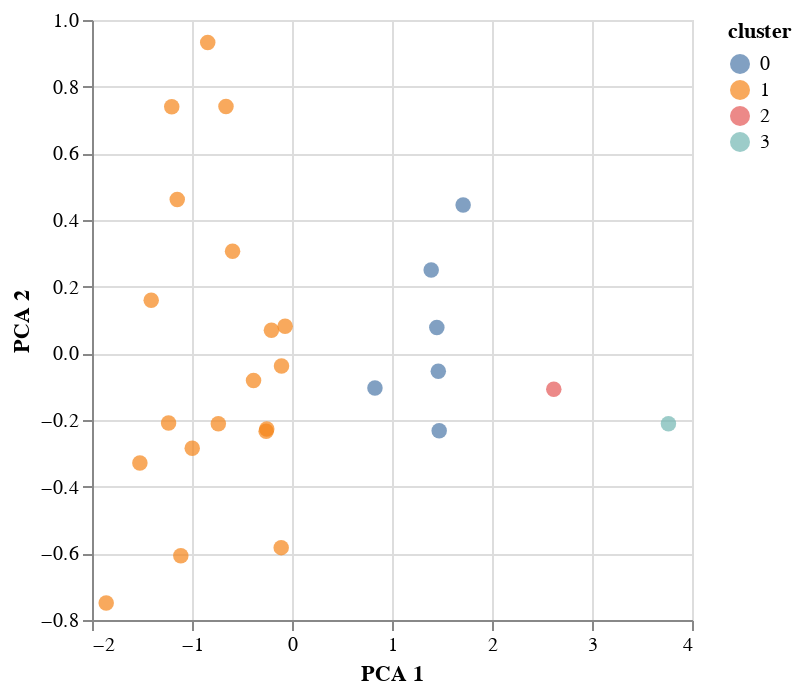

Write notebook code for a chart like this one.
### Code cell
# visualize using altair
import altair as alt

alt.Chart(final_df).mark_circle(size=60).encode(
    x='PCA 1',
    y='PCA 2',
    color='cluster:N',
    tooltip=['Team', 'Gls', 'PCA 1', 'PCA 2', 'Poss', 'cluster']
).interactive()

### Figure 1 — Vega-Lite specification as saved in the notebook (floating-point values rounded to 4 significant figures)
{"config": {"view": {"continuousWidth": 300, "continuousHeight": 300}}, "data": {"name": "data-fd13d165a9d1ff419e1afacdbfde39a7"}, "mark": {"type": "circle", "size": 60}, "encoding": {"color": {"field": "cluster", "type": "nominal"}, "tooltip": [{"field": "Team", "type": "nominal"}, {"field": "Gls", "type": "quantitative"}, {"field": "PCA 1", "type": "quantitative"}, {"field": "PCA 2", "type": "quantitative"}, {"field": "Poss", "type": "quantitative"}, {"field": "cluster", "type": "quantitative"}], "x": {"field": "PCA 1", "type": "quantitative"}, "y": {"field": "PCA 2", "type": "quantitative"}}, "params": [{"name": "param_8", "select": {"type": "interval", "encodings": ["x", "y"]}, "bind": "scales"}], "$schema": "https://vega.github.io/schema/vega-lite/v5.8.0.json", "datasets": {"data-fd13d165a9d1ff419e1afacdbfde39a7": [{"Team": "Arsenal", "index": 0, "Poss": 56.7, "Gls": 62.75, "Ast": 46.5, "PrgC": 839.0, "PrgP": 1874.0, "Gls_Conceded": 46.0, "Ast_Conceded": 31.25, "PrgC_Conceded": 670.8, "PrgP_Conceded": 1253.0, "cluster": 0, "PCA 1": 1.448, "PCA 2": 0.0774}, {"Team": "Aston Villa", "index": 1, "Poss": 46.3, "Gls": 46.0, "Ast": 35.0, "PrgC": 634.0, "PrgP": 1334.0, "Gls_Conceded": 55.5, "Ast_Conceded": 37.0, "PrgC_Conceded": 782.0, "PrgP_Conceded": 1686.0, "cluster": 1, "PCA 1": -0.2587, "PCA 2": -0.2335}, {"Team": "Bournemouth", "index": 2, "Poss": 46.37, "Gls": 46.0, "Ast": 34.33, "PrgC": 680.3, "PrgP": 1406.0, "Gls_Conceded": 64.0, "Ast_Conceded": 45.67, "PrgC_Conceded": 728.0, "PrgP_Conceded": 1670.0, "cluster": 1, "PCA 1": -0.2522, "PCA 2": -0.227}, {"Team": "Brighton", "index": 3, "Poss": 47.35, "Gls": 35.5, "Ast": 24.25, "PrgC": 588.0, "PrgP": 1393.0, "Gls_Conceded": 51.25, "Ast_Conceded": 36.75, "PrgC_Conceded": 758.5, "PrgP_Conceded": 1572.0, "cluster": 1, "PCA 1": -0.5944, "PCA 2": 0.306}, {"Team": "Burnley", "index": 4, "Poss": 42.23, "Gls": 37.75, "Ast": 27.0, "PrgC": 419.5, "PrgP": 1009.0, "Gls_Conceded": 51.25, "Ast_Conceded": 39.25, "PrgC_Conceded": 881.0, "PrgP_Conceded": 1626.0, "cluster": 1, "PCA 1": -0.9978, "PCA 2": -0.285}, {"Team": "Cardiff City", "index": 5, "Poss": 35.4, "Gls": 33.0, "Ast": 20.0, "PrgC": 434.0, "PrgP": 918.0, "Gls_Conceded": 69.0, "Ast_Conceded": 53.0, "PrgC_Conceded": 872.0, "PrgP_Conceded": 1723.0, "cluster": 1, "PCA 1": -1.858, "PCA 2": -0.7491}, {"Team": "Chelsea", "index": 6, "Poss": 59.95, "Gls": 61.5, "Ast": 44.5, "PrgC": 995.2, "PrgP": 1962.0, "Gls_Conceded": 40.25, "Ast_Conceded": 29.5, "PrgC_Conceded": 511.0, "PrgP_Conceded": 1185.0, "cluster": 0, "PCA 1": 1.711, "PCA 2": 0.4448}, {"Team": "Crystal Palace", "index": 7, "Poss": 43.95, "Gls": 40.0, "Ast": 27.0, "PrgC": 655.0, "PrgP": 1280.0, "Gls_Conceded": 54.75, "Ast_Conceded": 39.5, "PrgC_Conceded": 751.5, "PrgP_Conceded": 1779.0, "cluster": 1, "PCA 1": -0.7367, "PCA 2": -0.2114}, {"Team": "Everton", "index": 8, "Poss": 48.1, "Gls": 45.5, "Ast": 31.0, "PrgC": 600.2, "PrgP": 1339.0, "Gls_Conceded": 50.5, "Ast_Conceded": 36.75, "PrgC_Conceded": 716.5, "PrgP_Conceded": 1509.0, "cluster": 1, "PCA 1": -0.1049, "PCA 2": -0.038}, {"Team": "Fulham", "index": 9, "Poss": 49.25, "Gls": 29.5, "Ast": 21.0, "PrgC": 677.5, "PrgP": 1420.0, "Gls_Conceded": 65.5, "Ast_Conceded": 46.5, "PrgC_Conceded": 687.5, "PrgP_Conceded": 1522.0, "cluster": 1, "PCA 1": -0.6601, "PCA 2": 0.7404}, {"Team": "Huddersfield", "index": 10, "Poss": 46.45, "Gls": 23.0, "Ast": 16.0, "PrgC": 614.0, "PrgP": 1229.0, "Gls_Conceded": 66.0, "Ast_Conceded": 48.5, "PrgC_Conceded": 678.0, "PrgP_Conceded": 1630.0, "cluster": 1, "PCA 1": -1.203, "PCA 2": 0.7396}, {"Team": "Leeds United", "index": 11, "Poss": 57.3, "Gls": 60.0, "Ast": 45.0, "PrgC": 811.0, "PrgP": 1633.0, "Gls_Conceded": 52.0, "Ast_Conceded": 36.0, "PrgC_Conceded": 720.0, "PrgP_Conceded": 1201.0, "cluster": 0, "PCA 1": 1.392, "PCA 2": 0.2502}, {"Team": "Leicester City", "index": 12, "Poss": 52.58, "Gls": 57.5, "Ast": 41.25, "PrgC": 703.0, "PrgP": 1471.0, "Gls_Conceded": 48.25, "Ast_Conceded": 34.5, "PrgC_Conceded": 685.8, "PrgP_Conceded": 1398.0, "cluster": 0, "PCA 1": 0.8293, "PCA 2": -0.104}, {"Team": "Liverpool", "index": 13, "Poss": 61.77, "Gls": 79.0, "Ast": 56.25, "PrgC": 923.0, "PrgP": 2060.0, "Gls_Conceded": 33.5, "Ast_Conceded": 22.75, "PrgC_Conceded": 521.2, "PrgP_Conceded": 1018.0, "cluster": 2, "PCA 1": 2.618, "PCA 2": -0.1075}, {"Team": "Manchester City", "index": 14, "Poss": 67.15, "Gls": 94.0, "Ast": 70.0, "PrgC": 1232.0, "PrgP": 2378.0, "Gls_Conceded": 28.25, "Ast_Conceded": 18.25, "PrgC_Conceded": 431.5, "PrgP_Conceded": 791.5, "cluster": 3, "PCA 1": 3.764, "PCA 2": -0.2112}, {"Team": "Manchester Utd", "index": 15, "Poss": 55.23, "Gls": 66.75, "Ast": 46.75, "PrgC": 881.0, "PrgP": 1713.0, "Gls_Conceded": 38.5, "Ast_Conceded": 26.75, "PrgC_Conceded": 687.0, "PrgP_Conceded": 1308.0, "cluster": 0, "PCA 1": 1.472, "PCA 2": -0.2324}, {"Team": "Newcastle Utd", "index": 16, "Poss": 39.98, "Gls": 40.25, "Ast": 29.25, "PrgC": 504.8, "PrgP": 969.2, "Gls_Conceded": 51.5, "Ast_Conceded": 35.75, "PrgC_Conceded": 788.8, "PrgP_Conceded": 1841.0, "cluster": 1, "PCA 1": -1.112, "PCA 2": -0.6074}, {"Team": "Norwich City", "index": 17, "Poss": 49.3, "Gls": 25.0, "Ast": 18.0, "PrgC": 673.0, "PrgP": 1169.0, "Gls_Conceded": 72.0, "Ast_Conceded": 50.0, "PrgC_Conceded": 846.0, "PrgP_Conceded": 1793.0, "cluster": 1, "PCA 1": -0.8428, "PCA 2": 0.9328}, {"Team": "Sheffield Utd", "index": 18, "Poss": 42.4, "Gls": 27.5, "Ast": 19.0, "PrgC": 492.0, "PrgP": 1274.0, "Gls_Conceded": 49.5, "Ast_Conceded": 36.5, "PrgC_Conceded": 834.0, "PrgP_Conceded": 1513.0, "cluster": 1, "PCA 1": -1.408, "PCA 2": 0.1592}, {"Team": "Southampton", "index": 19, "Poss": 48.9, "Gls": 44.5, "Ast": 28.75, "PrgC": 637.8, "PrgP": 1368.0, "Gls_Conceded": 61.0, "Ast_Conceded": 44.25, "PrgC_Conceded": 642.8, "PrgP_Conceded": 1469.0, "cluster": 1, "PCA 1": -0.06895, "PCA 2": 0.08129}, {"Team": "Stoke City", "index": 20, "Poss": 41.4, "Gls": 34.0, "Ast": 28.0, "PrgC": 477.0, "PrgP": 1150.0, "Gls_Conceded": 66.0, "Ast_Conceded": 49.0, "PrgC_Conceded": 889.0, "PrgP_Conceded": 1749.0, "cluster": 1, "PCA 1": -1.234, "PCA 2": -0.2087}, {"Team": "Swansea City", "index": 21, "Poss": 45.3, "Gls": 27.0, "Ast": 20.0, "PrgC": 596.0, "PrgP": 1194.0, "Gls_Conceded": 54.0, "Ast_Conceded": 37.0, "PrgC_Conceded": 765.0, "PrgP_Conceded": 1838.0, "cluster": 1, "PCA 1": -1.148, "PCA 2": 0.4614}, {"Team": "Tottenham", "index": 22, "Poss": 56.1, "Gls": 64.5, "Ast": 46.75, "PrgC": 775.8, "PrgP": 1683.0, "Gls_Conceded": 39.5, "Ast_Conceded": 25.25, "PrgC_Conceded": 633.5, "PrgP_Conceded": 1324.0, "cluster": 0, "PCA 1": 1.463, "PCA 2": -0.05374}, {"Team": "Watford", "index": 23, "Poss": 46.43, "Gls": 42.67, "Ast": 29.0, "PrgC": 604.3, "PrgP": 1306.0, "Gls_Conceded": 60.0, "Ast_Conceded": 39.33, "PrgC_Conceded": 763.7, "PrgP_Conceded": 1550.0, "cluster": 1, "PCA 1": -0.3846, "PCA 2": -0.0816}, {"Team": "West Brom", "index": 24, "Poss": 39.3, "Gls": 32.0, "Ast": 22.0, "PrgC": 474.0, "PrgP": 1066.0, "Gls_Conceded": 63.5, "Ast_Conceded": 48.0, "PrgC_Conceded": 917.0, "PrgP_Conceded": 1863.0, "cluster": 1, "PCA 1": -1.521, "PCA 2": -0.3291}, {"Team": "West Ham", "index": 25, "Poss": 45.28, "Gls": 52.0, "Ast": 36.0, "PrgC": 644.5, "PrgP": 1329.0, "Gls_Conceded": 55.75, "Ast_Conceded": 42.75, "PrgC_Conceded": 847.8, "PrgP_Conceded": 1724.0, "cluster": 1, "PCA 1": -0.1081, "PCA 2": -0.5829}, {"Team": "Wolves", "index": 26, "Poss": 48.13, "Gls": 43.0, "Ast": 30.0, "PrgC": 800.3, "PrgP": 1324.0, "Gls_Conceded": 43.33, "Ast_Conceded": 31.33, "PrgC_Conceded": 716.7, "PrgP_Conceded": 1519.0, "cluster": 1, "PCA 1": -0.2058, "PCA 2": 0.06942}]}}
